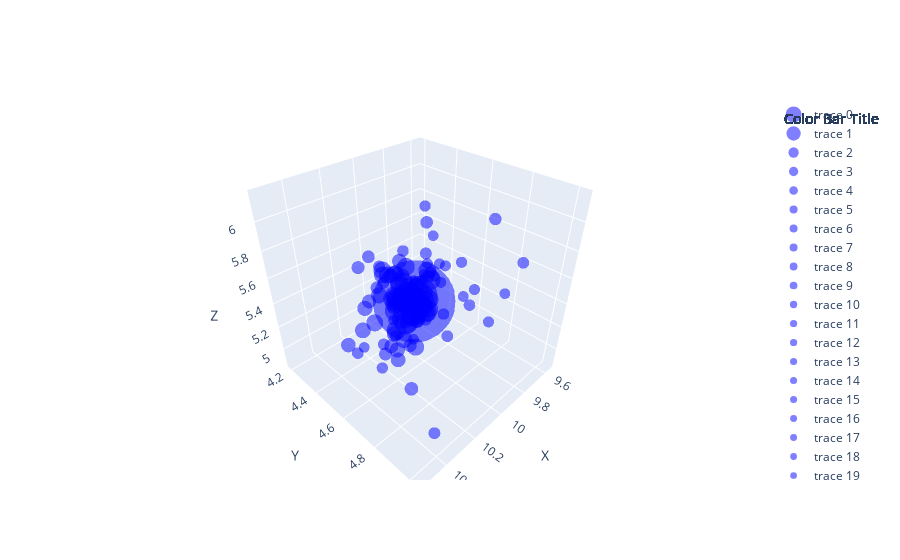

The cell this chart's notebook holds for it:
### Code cell
cfc.visualize_intertopic_distances_3d(df,topics,model,my_embeddings)
